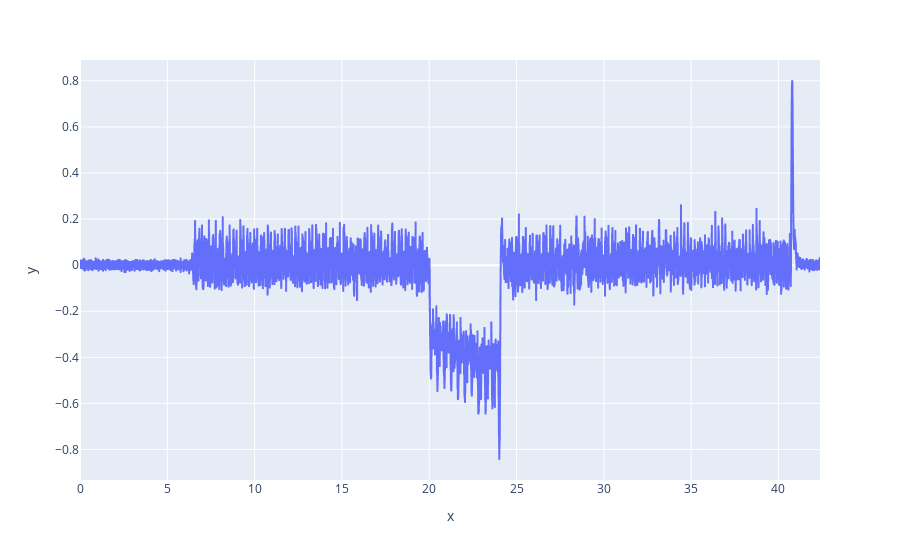

The code cell stored with this chart in its notebook:
### Code cell
px.line(x=time, y=gyros_z)

### Figure 1 — Plotly figure (JSON) as saved in the notebook; plotly's stock layout.template omitted (floating-point values rounded to 4 significant figures; data arrays with more than 128 entries replaced by an {"elided": "..."} marker saying what was removed)
{"data": [{"hovertemplate": "x=%{x}<br>y=%{y}<extra></extra>", "legendgroup": "", "line": {"color": "#636efa", "dash": "solid"}, "marker": {"symbol": "circle"}, "mode": "lines", "name": "", "showlegend": false, "type": "scattergl", "x": {"elided": "21190 float values"}, "xaxis": "x", "y": {"elided": "21190 float values"}, "yaxis": "y"}], "layout": {"legend": {"tracegroupgap": 0}, "margin": {"t": 60}, "xaxis": {"anchor": "y", "domain": [0, 1], "title": {"text": "x"}}, "yaxis": {"anchor": "x", "domain": [0, 1], "title": {"text": "y"}}}}
